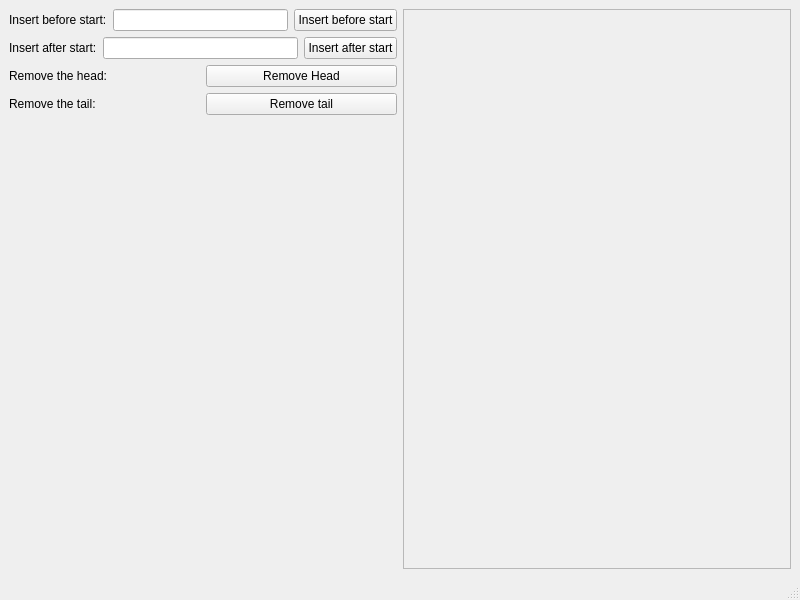
<?xml version="1.0" encoding="UTF-8"?>
<ui version="4.0">
 <class>MainWindow</class>
 <widget class="QMainWindow" name="MainWindow">
  <property name="geometry">
   <rect>
    <x>0</x>
    <y>0</y>
    <width>800</width>
    <height>600</height>
   </rect>
  </property>
  <property name="windowTitle">
   <string>Doubled Linked List Circular</string>
  </property>
  <widget class="QWidget" name="centralwidget">
   <layout class="QHBoxLayout" name="horizontalLayout_2">
    <item>
     <layout class="QHBoxLayout" name="horizontalMainLayout">
      <item>
       <layout class="QVBoxLayout" name="verticalLayoutOfConf">
        <item>
         <layout class="QHBoxLayout" name="horizontalLayoutInsertHead">
          <item>
           <widget class="QLabel" name="label">
            <property name="text">
             <string>Insert before start:</string>
            </property>
           </widget>
          </item>
          <item>
           <widget class="QLineEdit" name="lineEditHead"/>
          </item>
          <item>
           <widget class="QPushButton" name="pushButton">
            <property name="text">
             <string>Insert before start</string>
            </property>
           </widget>
          </item>
         </layout>
        </item>
        <item>
         <layout class="QHBoxLayout" name="horizontalLayoutInsertTail">
          <item>
           <widget class="QLabel" name="label_2">
            <property name="text">
             <string>Insert after start:</string>
            </property>
           </widget>
          </item>
          <item>
           <widget class="QLineEdit" name="lineEditTail"/>
          </item>
          <item>
           <widget class="QPushButton" name="pushButton_2">
            <property name="text">
             <string>Insert after start</string>
            </property>
           </widget>
          </item>
         </layout>
        </item>
        <item>
         <layout class="QHBoxLayout" name="horizontalLayoutRemoveHead">
          <item>
           <widget class="QLabel" name="label_3">
            <property name="text">
             <string>Remove the head:</string>
            </property>
           </widget>
          </item>
          <item>
           <widget class="QPushButton" name="pushButton_3">
            <property name="text">
             <string>Remove Head</string>
            </property>
           </widget>
          </item>
         </layout>
        </item>
        <item>
         <layout class="QHBoxLayout" name="horizontalLayoutRemoveTail">
          <item>
           <widget class="QLabel" name="label_4">
            <property name="text">
             <string>Remove the tail:</string>
            </property>
           </widget>
          </item>
          <item>
           <widget class="QPushButton" name="pushButton_4">
            <property name="text">
             <string>Remove tail</string>
            </property>
           </widget>
          </item>
         </layout>
        </item>
        <item>
         <spacer name="verticalSpacer">
          <property name="orientation">
           <enum>Qt::Vertical</enum>
          </property>
          <property name="sizeHint" stdset="0">
           <size>
            <width>20</width>
            <height>40</height>
           </size>
          </property>
         </spacer>
        </item>
       </layout>
      </item>
      <item>
       <layout class="QVBoxLayout" name="verticalLayoutOfImage">
        <item>
         <widget class="QScrollArea" name="scrollArea">
          <property name="widgetResizable">
           <bool>true</bool>
          </property>
          <widget class="QWidget" name="scrollAreaWidgetContents">
           <property name="geometry">
            <rect>
             <x>0</x>
             <y>0</y>
             <width>383</width>
             <height>533</height>
            </rect>
           </property>
           <layout class="QHBoxLayout" name="horizontalLayout">
            <item>
             <widget class="QLabel" name="labelOfImage">
              <property name="text">
               <string/>
              </property>
             </widget>
            </item>
           </layout>
          </widget>
         </widget>
        </item>
       </layout>
      </item>
     </layout>
    </item>
   </layout>
  </widget>
  <widget class="QMenuBar" name="menubar">
   <property name="geometry">
    <rect>
     <x>0</x>
     <y>0</y>
     <width>800</width>
     <height>22</height>
    </rect>
   </property>
  </widget>
  <widget class="QStatusBar" name="statusbar"/>
 </widget>
 <resources/>
 <connections/>
</ui>
